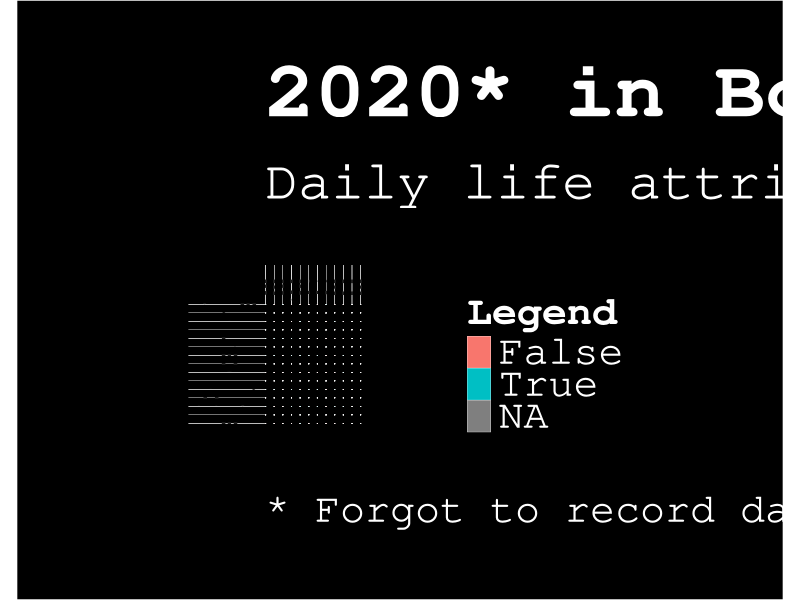
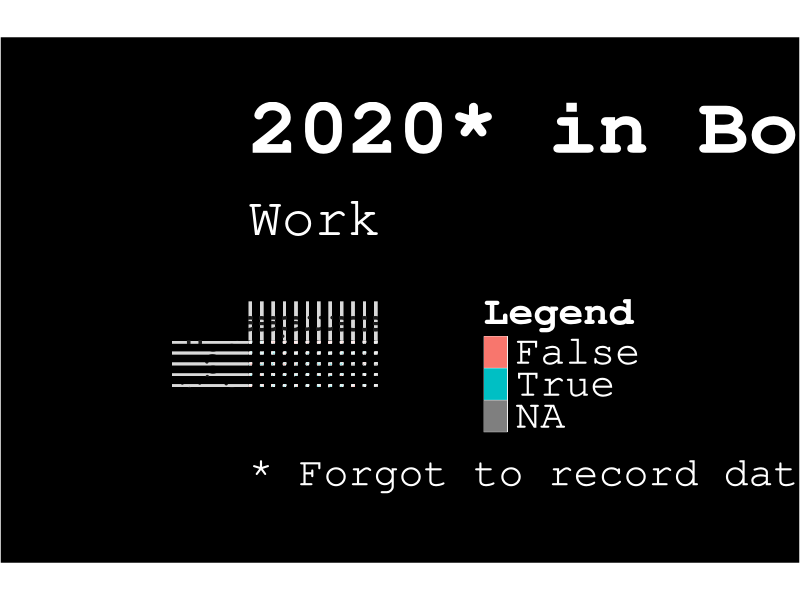
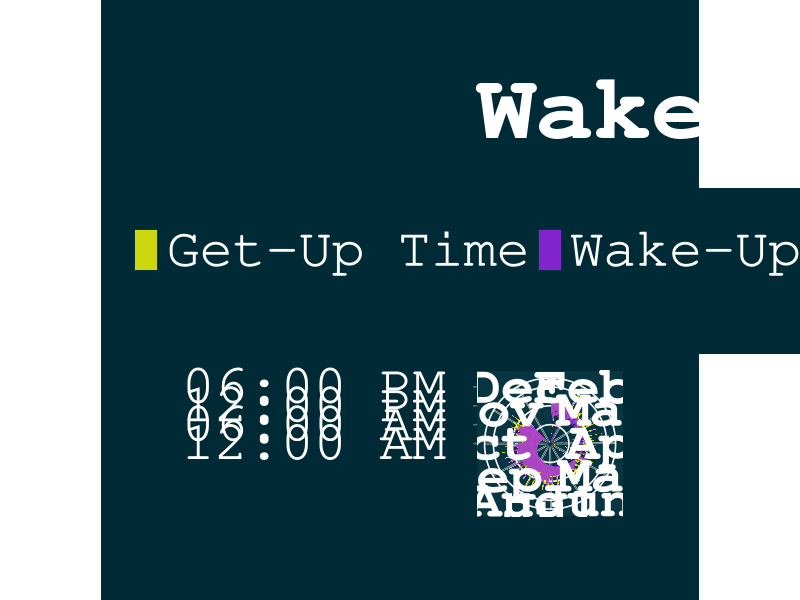

Source code (R) for these figures, in order:
library(ggplot2)
library(zoo)
library(lubridate)
library(reshape2)
library(scales)
library(ggthemes)

setwd("~/Developer/2020-in-booleans")

data = read.csv("raw.csv")
data$date = as.Date(data$X.1, format = "%m/%d/%y")
data$week = week(data$date)
data$month = format(data$date,"%B")
data$month = factor(data$month, list(
  "January", "February", "March", 
  "April", "May", "June", 
  "July", "August", "September", 
  "October", "November", "December"
))
data$yearmonth = as.yearmon(data$date)
data$yearmonthf = factor(data$yearmonth)
data$day_of_week = factor(data$X, list(
  "Sunday", 
  "Monday", 
  "Tuesday", 
  "Wednesday", 
  "Thursday", 
  "Friday", 
  "Saturday"
))

data[data==0] = "False"
data[data==1] = "True"

# calculate week of month, where sunday is new week
weekofmonth = rep(0, length(data$date))
weekNum = 1
currentMonth = 1
for (i in (1:length(data$date))) {
  date = data$date[i]
  if (weekdays(date) == "Sunday") {
    weekNum = weekNum + 1
  }
  if (month(date) > currentMonth) {
    currentMonth = currentMonth + 1
    weekNum = 1
  }
  weekofmonth[i] = weekNum
}
data$monthweek = weekofmonth
data$monthweek = factor(data$monthweek, list(6, 5, 4, 3, 2, 1))

#==========================================================
# Variable labels
#==========================================================

variable_labels = c(
  `felt.enough.sleep` = "Enough\nSleep",
  `slept.at.home` = "Slept at Home",
  `shower` = "Shower",
  `toothbrush.morning` = "Brush Teeth Morning",
  `toothbrush.night` = "Brush Teeth Night",
  `poop` = "Poop",
  `breakfast` = "Break-\nfast",
  `lunch` = "Lunch",
  `dinner` = "Dinner",
  `period` = "Period",
  `birth.control` = "Birth Control",
  `anti.depressant` = "Anti-Depressant",
  `vitamins` = "Vitamins",
  `advil` = "Advil",
  `excederin` = "Excederin",
  `adderall` = "Adderall",
  `caffeine` = "Caffeine",
  `ambien` = "Ambien",
  `alcohol` = "Alcohol",
  `weed` = "Weed",
  `chores` = "Chores",
  `personal.coding` = "Personal\nCoding",
  `feel.sad.about.leaving.C1` = "Sad about Leaving C1",
  `feel.happy.about.leaving.C1` = "Happy about Leaving C1",
  `went.to.work` = "Went to\nWork",
  `happy.about.work` = "Happy about Work",
  `productive.at.work` = "Productive at Work",
  `social.with.my.friends..non.work` = "",
  `interaction.with.my.family` = "",
  `happy` = "Happy",
  `angry` = "Angry",
  `Annoyed` = "Annoyed",
  `cried` = "Cried",
  `sad.about.relationship` = "Sad about Relationship",
  `abandoned.by.sean` = "Abandoned",
  `upset.at.sean` = "Upset at Sean",
  `sean.drunk` = "Sean Drunk",
  `worked.remotely` = "Worked\nRemotely",
  `sad.about.work` = "Sad about Work",
  `social.with.my.friends..work` = "",
  `social.with.sean.s.friends` = "",
  `interaction.with.sean.s.family` = "",
  `sad` = "Sad",
  `stressed.or.anxious` = "Felt\nStressed",
  `Journaled` = "Journaled",
  `happy.about.relationship` = "Happy about Relationship",
  `sex` = "Sex",
  `had.own.activities..other.than.work` = "",
  `sean.alcohol` = "Sean Alcohol",

  `January` = "Jan", 
  `February` = "Feb", 
  `March` = "Mar", 
  `April` = "Apr", 
  `May` = "May", 
  `June` = "Jun", 
  `July` = "Jul", 
  `August` = "Aug", 
  `September` = "Sep", 
  `October` = "Oct", 
  `November` = "Nov", 
  `December` = "Dec"
)

#==========================================================
# Helper function to melt and plot data
#==========================================================

melt_and_plot = function(data, subtitle) {
  melt = melt(
    data = data, 
    id = names(data)[1:4])
  
  ggplot(
    melt, 
    aes(
      day_of_week, 
      monthweek, 
      fill = as.factor(value)
    )
  ) + 
    coord_equal(ratio = 1) + 
  geom_tile(color = "white") + 
  facet_grid(
    variable ~ month, 
    switch = "y", 
    space = "free", 
    labeller = as_labeller(variable_labels)
  ) +
  labs(
    y = "",
    x = "",
    title = "2020* in Booleans",
    subtitle = subtitle,
    fill = "Legend",
    caption = "* Forgot to record data for a couple days in mid-November, which made me too sad to continue."
  ) + 
  theme(
    text = element_text(family = "mono", color = "white"),
    panel.grid.major = element_blank(), 
    panel.grid.minor = element_blank(), 
    axis.text.x = element_blank(), 
    axis.text.y = element_blank(), 
    axis.ticks = element_blank(),
    plot.title = element_text(size = 60, face = "bold"),
    plot.subtitle = element_text(size = 40, margin = margin(t = 20, b = 40)),
    plot.caption = element_text(size = 30, margin = margin(t = 40, b = 20), hjust = 0),
    strip.text.x = element_text(size = 25, face = "bold"),
    strip.text.y = element_text(size = 25, face = "bold"),
    legend.title = element_text(size = 30, face = "bold"),
    legend.text = element_text(size = 30),
    legend.box.margin = margin(l = 60),
    legend.background = element_rect(fill = "black"),
    plot.margin = margin(t = 50, r = 110, b = 30, l = 110),
    plot.background = element_rect(fill = "black")
  )
}

#==========================================================
# Plots with data columns subset
#==========================================================

#------------------
# Main
#------------------

data.main = data.frame(
  "date" = data$date, 
  "month" = data$month, 
  "day_of_week" = data$day_of_week, 
  "monthweek" = data$monthweek,
  
  "felt.enough.sleep" = data$felt.enough.sleep,
  "shower" = data$shower,
  "poop" = data$poop,
  "breakfast" = data$breakfast,
  "lunch" = data$lunch,
  "dinner" = data$dinner,
  "caffeine" = data$caffeine,
  "alcohol"= data$alcohol,
  "weed" = data$weed,
  "chores" = data$chores,
  "personal.coding" = data$personal.coding,
  "went.to.work" = data$went.to.work,
  "worked.remotely" = data$worked.remotely,
  "stressed.or.anxious" = data$stressed.or.anxious,
  "sex" = data$sex
)

melt_and_plot(data.main, "Daily life attributes of a 26 year-old Asian female, living in the US")

#------------------
# Work
#------------------

data.work = data.frame(
  "date" = data$date,
  "month" = data$month,
  "day_of_week" = data$day_of_week,
  "monthweek" = data$monthweek,

  "went.to.work" = data$went.to.work,
  "happy.about.work" = data$happy.about.work,
  "sad.about.work" = data$sad.about.work,
  "productive.at.work" = data$productive.at.work,
  "worked.remotely" = data$worked.remotely
)

melt_and_plot(data.work, "Work")

#==========================================================
# Wake and get up time
#==========================================================

wake_up_data = data.frame(
  "date" = as.POSIXct(data$date),
  "wake_up_time" = strptime(data$wake.up.time, "%I:%M %p"),
  "get_up_time" = strptime(data$get.up.time, "%I:%M %p")
)

wake_up_data$date = wake_up_data$date + 6 * 60 * 60
wake_up_data$time_diff = difftime(wake_up_data$get_up_time, wake_up_data$wake_up_time)
wake_up_data$wake_up_time[which(is.na(wake_up_data$wake_up_time))] = strptime("12:00 AM", "%I:%M %p")
wake_up_data$get_up_time[which(is.na(wake_up_data$get_up_time))] = strptime("12:00 AM", "%I:%M %p")

wake_up_melted = melt(
  wake_up_data,
  id.vars = c("date"), 
  measure.vars = c("get_up_time", "wake_up_time")
)

wake_up_melted$label = ifelse(
  wake_up_melted$variable == "get_up_time",
  "Get-Up Time",
  "Wake-Up Time"
)

colors = c("yellow", "purple")

ggplot(
  wake_up_melted, 
  aes(
    x = date,
    y = value,
    group = label,
    fill = label
  )
) + 
  geom_polygon(
    alpha = 0.8
  ) +
  scale_color_manual(
    values = colors
  ) +
  scale_fill_manual(
    values = colors
  ) +
  coord_polar(
  ) +
  scale_x_datetime(
    date_breaks = "1 month",
    date_labels = "%b"
  ) +
  scale_y_datetime(
    date_labels = "%I:%M %p"
  ) +
  labs(
    y = "",
    x = "",
    title = "Wake-Up and Get-Up Times for (most of) 2020",
    subtitle = "",
    caption = "",
    fill = ""
  ) +
  theme_solarized_2(light = FALSE) +
  theme(
    text = element_text(family = "mono", color = "white"),
    plot.title = element_text(size = 70, color = "white", face = "bold"),
    plot.margin = margin(t = 60, b = 20, l = 45, r = 55),
    panel.grid.major = element_line(color = "white"),
    axis.text.x = element_text(size = 40, color = "white", face = "bold"),
    axis.text.y = element_text(size = 40, color = "white", margin = margin(r = 20)),
    legend.position = "top",
    legend.text = element_text(size = 40, color = "white"),
    legend.title = element_blank(),
    legend.margin = margin(t = 30, b = 60),
    legend.spacing.x = unit(2, 'cm')
  )







